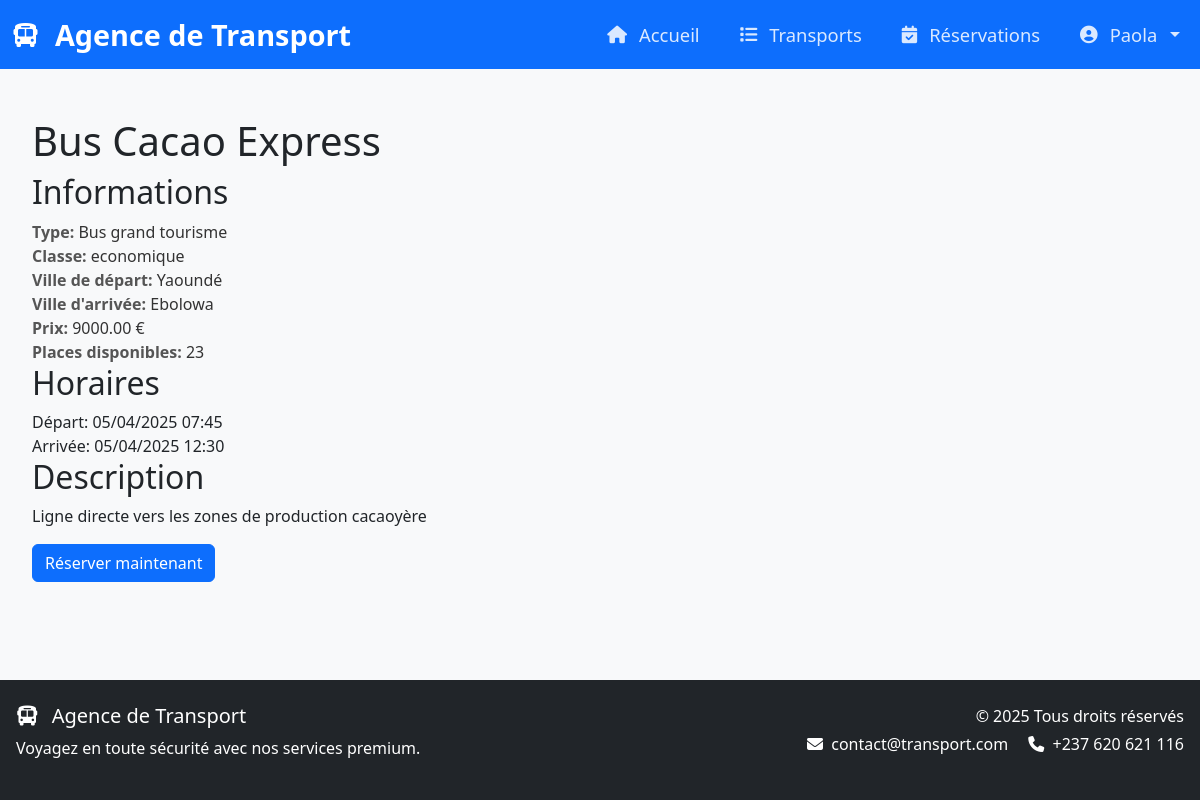
The page /voyage/transport/4/ (signed in) on the database as committed earlier.
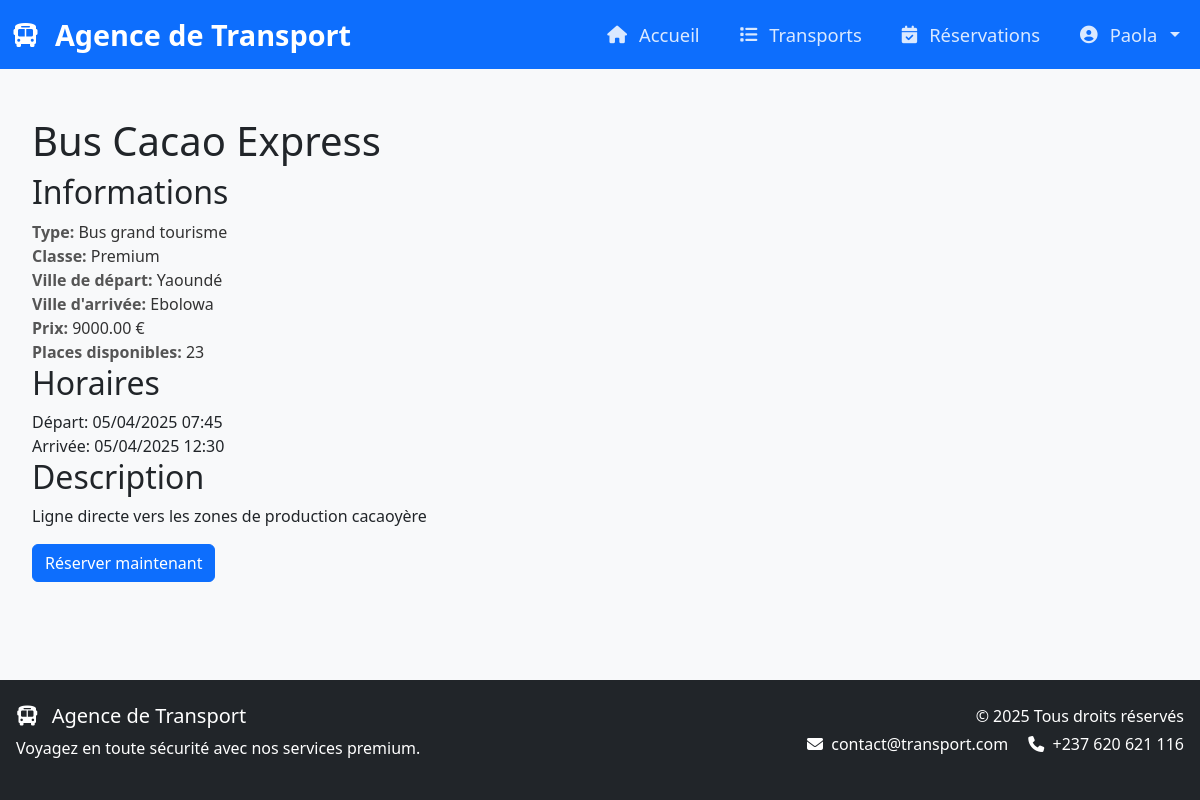
The same page on the database as committed later.
### transport/models.py (models this page shows, shortened)
class Transport(models.Model):
    TRANSPORT_TYPES = [
    ('minibus', 'Minibus'),
    ('microbus', 'Microbus'),
    ('urbain', 'Urbain'),
    ('articuled_bus', 'Bus articulé'),
    ('coach_bus', 'Bus grand tourisme'),
    ('articulated_bus', 'Bus articulé'),
    ('double_decker', 'Bus à étage'),
    ('autre', 'Autre type de bus'),
]
    TRANSPORT_CLASSES = [
        ('commun', 'Commun'),
        ('vip', 'VIP'),
        ('luxe', 'Luxe'),
        ('eco', 'Economique'),
        ('premium', 'Premium'),
        ('standard', 'Standard'),  # Ajout de la valeur 'standard'
    ]
    name = models.CharField(max_length=100)
    description = models.TextField()
    type = models.CharField(max_length=20, choices=TRANSPORT_TYPES, default='minibus')
    classe = models.CharField(max_length=10, choices=TRANSPORT_CLASSES, default='commun')
    capacity = models.PositiveIntegerField(validators=[MinValueValidator(1)])
    available_seats = models.PositiveIntegerField(default=0)
    departure_time = models.DateTimeField()
    arrival_time = models.DateTimeField()
    price = models.DecimalField(max_digits=10, decimal_places=2, validators=[MinValueValidator(0)])
    departure_city = models.CharField(max_length=100)
    arrival_city = models.CharField(max_length=100)
    class Meta:
        ordering = ['departure_time']
        verbose_name = "Transport"
        verbose_name_plural = "Transports"

### transport/views.py (the view)
# urls.py: path('transport/<int:transport_id>/', views.transport_detail, name='transport_detail'),
@login_required
def transport_detail(request, transport_id):
    transport = get_object_or_404(Transport, id=transport_id)
    can_reserve = transport.available_seats > 0
    return render(request, 'transport/transport_detail.html', {
        'transport': transport,
        'can_reserve': can_reserve
    })

### transport/templates/transport/transport_detail.html (shortened to what this page needs)
{% extends 'transport/base.html' %}
{% load static %}
{% block content %}
<link rel="stylesheet" href="{% static 'transport/css/detail.css' %}">
<div class="container">
    <div class="transport-detail-card">
        <h1>{{ transport.name }}</h1>
        <div class="detail-section">
            <h2>Informations</h2>
            <div class="detail-grid">
                <div class="detail-item">
                    <span class="detail-label">Type:</span>
                    <span class="detail-value">{{ transport.get_type_display }}</span>
                </div>
                <div class="detail-item">
                    <span class="detail-label">Classe:</span>
                    <span class="detail-value">{{ transport.get_classe_display }}</span>
                </div>
                <div class="detail-item">
                    <span class="detail-label">Ville de départ:</span>
                    <span class="detail-value">{{ transport.departure_city }}</span>
                </div>
                <div class="detail-item">
                    <span class="detail-label">Ville d'arrivée:</span>
                    <span class="detail-value">{{ transport.arrival_city }}</span>
                </div>
                <div class="detail-item">
                    <span class="detail-label">Prix:</span>
                    <span class="detail-value">{{ transport.price }} €</span>
                </div>
                <div class="detail-item">
                    <span class="detail-label">Places disponibles:</span>
                    <span class="detail-value">{{ transport.available_seats }}</span>
                </div>
            </div>
        </div>
        <div class="detail-section">
            <h2>Horaires</h2>
            <div class="schedule-grid">
                <div class="schedule-item departure">
                    <span class="schedule-label">Départ:</span>
                    <time datetime="{{ transport.departure_time|date:'c' }}" class="schedule-time">
                        {{ transport.departure_time|date:"d/m/Y H:i" }}
                    </time>
                </div>
                <div class="schedule-item arrival">
                    <span class="schedule-label">Arrivée:</span>
                    <time datetime="{{ transport.arrival_time|date:'c' }}" class="schedule-time">
                        {{ transport.arrival_time|date:"d/m/Y H:i" }}
                    </time>
                </div>
            </div>
        </div>
        <div class="detail-section">
            <h2>Description</h2>
            <p>{{ transport.description }}</p>
        </div>
        {% if can_reserve %}
            <a href="{% url 'transport:reserve_transport' transport.id %}" class="btn btn-primary btn-reserve">
                Réserver maintenant
            </a>
        {% else %}
            <div class="alert alert-warning">
                Ce transport est complet
            </div>
        {% endif %}
    </div>
</div>
{% endblock %}

Rows that differ between the two databases and show on the page:
changed Transport "Bus Cacao Express": classe "economique" → "Premium"
